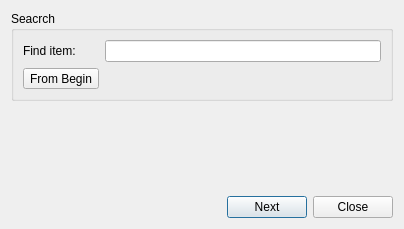
<?xml version="1.0" encoding="UTF-8"?>
<ui version="4.0">
 <class>DataFrameDataSearchDialog</class>
 <widget class="QDialog" name="DataFrameDataSearchDialog">
  <property name="geometry">
   <rect>
    <x>0</x>
    <y>0</y>
    <width>404</width>
    <height>229</height>
   </rect>
  </property>
  <property name="windowTitle">
   <string>Dataframe Search</string>
  </property>
  <layout class="QVBoxLayout" name="verticalLayout_2">
   <item>
    <widget class="QGroupBox" name="groupBox">
     <property name="title">
      <string>Seacrch</string>
     </property>
     <layout class="QGridLayout" name="gridLayout">
      <item row="1" column="0">
       <widget class="QToolButton" name="toolButtonFromBegin">
        <property name="text">
         <string>From Begin</string>
        </property>
       </widget>
      </item>
      <item row="0" column="2">
       <widget class="QLineEdit" name="lineEditFindItem"/>
      </item>
      <item row="0" column="0">
       <widget class="QLabel" name="labelFindItem">
        <property name="text">
         <string>Find item:</string>
        </property>
       </widget>
      </item>
      <item row="1" column="2">
       <widget class="QLabel" name="labelLocation">
        <property name="text">
         <string/>
        </property>
       </widget>
      </item>
     </layout>
    </widget>
   </item>
   <item>
    <spacer name="verticalSpacer">
     <property name="orientation">
      <enum>Qt::Orientation::Vertical</enum>
     </property>
     <property name="sizeHint" stdset="0">
      <size>
       <width>20</width>
       <height>40</height>
      </size>
     </property>
    </spacer>
   </item>
   <item>
    <layout class="QHBoxLayout" name="horizontalLayout_2">
     <item>
      <spacer name="horizontalSpacer_2">
       <property name="orientation">
        <enum>Qt::Orientation::Horizontal</enum>
       </property>
       <property name="sizeHint" stdset="0">
        <size>
         <width>40</width>
         <height>20</height>
        </size>
       </property>
      </spacer>
     </item>
     <item>
      <widget class="QPushButton" name="pushButtonNext">
       <property name="text">
        <string>Next</string>
       </property>
       <property name="default">
        <bool>true</bool>
       </property>
      </widget>
     </item>
     <item>
      <widget class="QPushButton" name="pushButtonClose">
       <property name="text">
        <string>Close</string>
       </property>
      </widget>
     </item>
    </layout>
   </item>
  </layout>
 </widget>
 <resources/>
 <connections>
  <connection>
   <sender>pushButtonClose</sender>
   <signal>clicked()</signal>
   <receiver>DataFrameDataSearchDialog</receiver>
   <slot>reject()</slot>
   <hints>
    <hint type="sourcelabel">
     <x>393</x>
     <y>218</y>
    </hint>
    <hint type="destinationlabel">
     <x>363</x>
     <y>217</y>
    </hint>
   </hints>
  </connection>
 </connections>
</ui>
